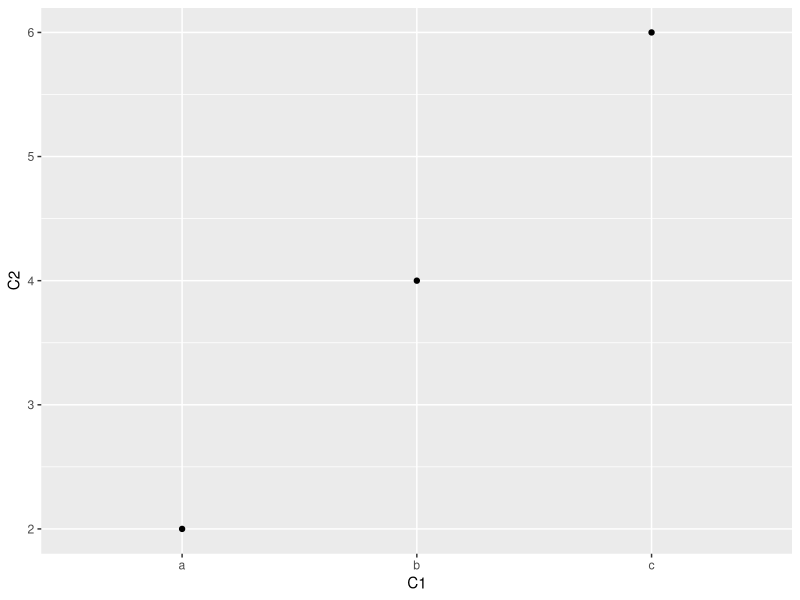

Generate this figure with R:
library(tidyverse)

# what a beautiful day!:w

df <- data.frame(C1 = c('a','b','c'),C2 =c(2,4,6))

df %>% ggplot(aes(C1,C2)) + geom_point()

# nice plot!
